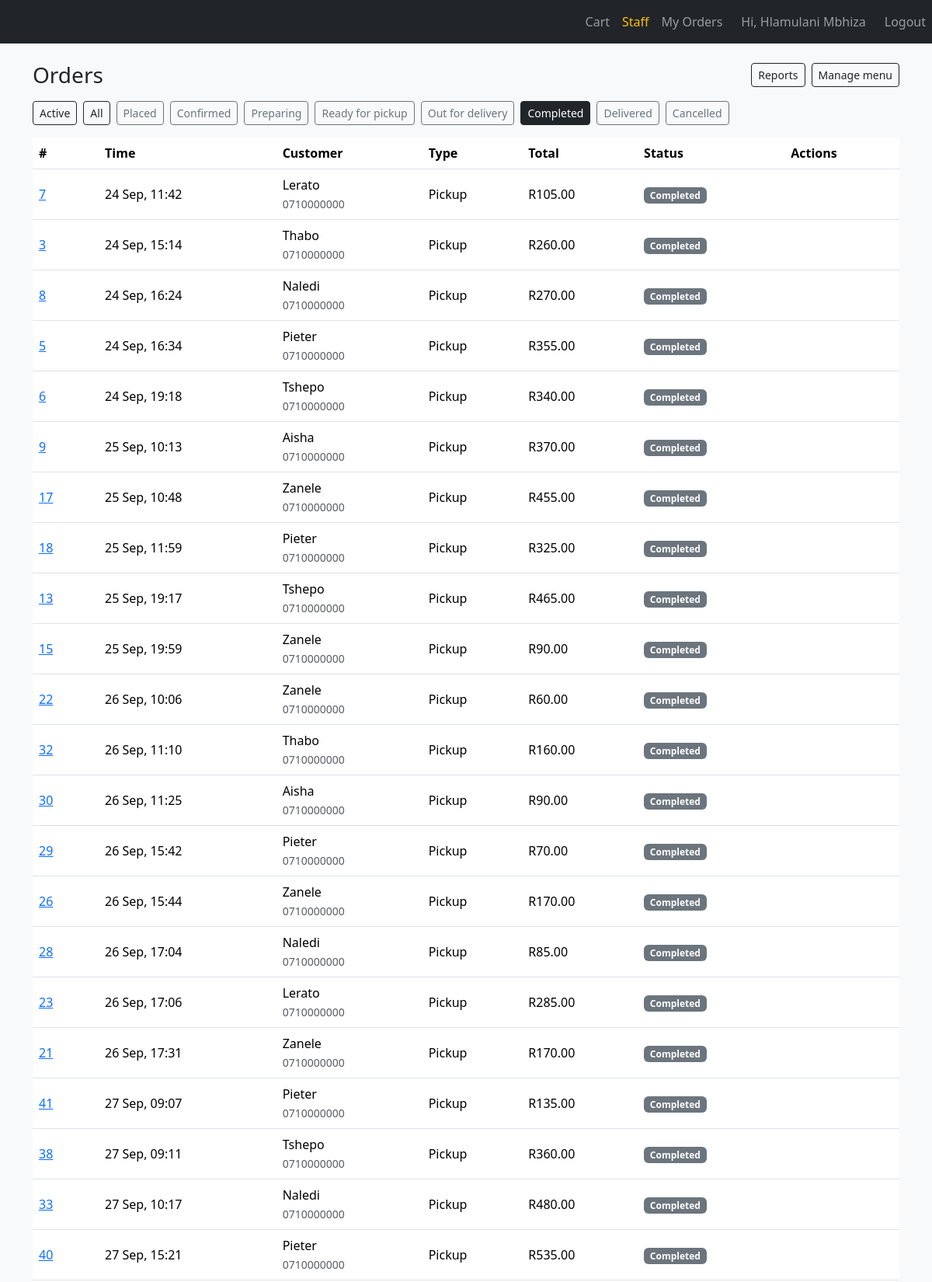
/admin/?status=Completed (signed in, upper part), run on the app's committed database.
### app/models.py (models this page shows, shortened)
class User(UserMixin, db.Model):
    id = db.Column(db.Integer, primary_key=True)
    name = db.Column(db.String(80), nullable=False)
    email = db.Column(db.String(120), unique=True, nullable=False)
    password_hash = db.Column(db.String(256), nullable=False)
    role = db.Column(db.String(20), default="customer")  # customer / staff / driver

class Order(db.Model):
    id = db.Column(db.Integer, primary_key=True)
    user_id = db.Column(db.Integer, db.ForeignKey("user.id"), nullable=False)
    order_type = db.Column(db.String(20), nullable=False)  # pickup / delivery
    status = db.Column(db.String(30), default="Placed")
    phone = db.Column(db.String(30), nullable=False)
    delivery_address = db.Column(db.String(255))
    delivery_fee = db.Column(db.Numeric(8, 2), default=0)
    total = db.Column(db.Numeric(10, 2), nullable=False)
    created_at = db.Column(
        db.DateTime, default=lambda: datetime.now(timezone.utc)
    )
    user = db.relationship("User", backref="orders")
    items = db.relationship(
        "OrderItem", backref="order", cascade="all, delete-orphan"
    )

### app/routes/admin.py (the view)
@admin_bp.route("/")
@staff_required
def orders():
    status = request.args.get("status", "active")
    query = Order.query
    if status == "active":
        query = query.filter(~Order.status.in_(FINAL))
    elif status != "all":
        query = query.filter_by(status=status)
    rows = [(o, next_status(o)) for o in query.order_by(Order.created_at.asc()).all()]
    all_statuses = ["Placed", "Confirmed", "Preparing", "Ready for pickup",
                    "Out for delivery", "Completed", "Delivered", "Cancelled"]
    drivers = User.query.filter_by(role="driver").order_by(User.name).all()
    return render_template(
        "admin_orders.html", rows=rows, current=status,
        all_statuses=all_statuses, drivers=drivers,
    )

### app/__init__.py (called while the page is built)
def create_app(config_class=Config):
    app = Flask(__name__)
    app.config.from_object(config_class)
    db.init_app(app)
    login_manager.init_app(app)
    csrf.init_app(app)
    from .routes.menu import menu_bp
    from .routes.auth import auth_bp
    from .routes.cart import cart_bp
    from .routes.admin import admin_bp
    from .routes.driver import driver_bp
    from .routes.reports import reports_bp
    app.register_blueprint(menu_bp)
    app.register_blueprint(auth_bp)
    app.register_blueprint(cart_bp)
    app.register_blueprint(admin_bp)
    app.register_blueprint(driver_bp)
    app.register_blueprint(reports_bp)
    @app.context_processor
    def inject_cart_count():
        return {"cart_count": sum(session.get("cart", {}).values())}
    with app.app_context():
        from . import models  # make sure all tables are registered
        db.create_all()
    return app

### app/models.py (called while the page is built)
@login_manager.user_loader
def load_user(user_id):
    return db.session.get(User, int(user_id))

### app/routes/admin.py (called while the page is built)
def staff_required(view):
    @wraps(view)
    def wrapped(*args, **kwargs):
        if current_user.role != "staff":
            abort(403)
        return view(*args, **kwargs)
    return login_required(wrapped)

def next_status(order):
    if order.status in FINAL:
        return None
    flow = FLOW[order.order_type]
    index = flow.index(order.status)
    return flow[index + 1] if index + 1 < len(flow) else None

### app/templates/admin_orders.html (shortened to what this page needs)
{% extends "base.html" %}
{% block content %}
<div class="d-flex justify-content-between align-items-center mb-3">
  <h1 class="h3 mb-0">Orders</h1>
  <div class="d-flex gap-2">
    <a href="{{ url_for('reports.index') }}" class="btn btn-outline-dark btn-sm">Reports</a>
    <a href="{{ url_for('admin.menu') }}" class="btn btn-outline-dark btn-sm">Manage menu</a>
  </div>
</div>
<div class="mb-3 d-flex flex-wrap gap-2">
  <a href="{{ url_for('admin.orders', status='active') }}"
     class="btn btn-sm {{ 'btn-dark' if current == 'active' else 'btn-outline-dark' }}">Active</a>
  <a href="{{ url_for('admin.orders', status='all') }}"
     class="btn btn-sm {{ 'btn-dark' if current == 'all' else 'btn-outline-dark' }}">All</a>
  {% for s in all_statuses %}
  <a href="{{ url_for('admin.orders', status=s) }}"
     class="btn btn-sm {{ 'btn-dark' if current == s else 'btn-outline-secondary' }}">{{ s }}</a>
  {% endfor %}
</div>
{% if rows %}
<div class="table-responsive">
<table class="table bg-white align-middle">
  <thead>
    <tr><th>#</th><th>Time</th><th>Customer</th><th>Type</th><th>Total</th><th>Status</th><th>Actions</th></tr>
  </thead>
  <tbody>
    {% for order, nxt in rows %}
    <tr>
      <td><a href="{{ url_for('cart.order_detail', order_id=order.id) }}">{{ order.id }}</a></td>
      <td>{{ order.created_at.strftime("%d %b, %H:%M") }}</td>
      <td>{{ order.user.name }}<br><small class="text-muted">{{ order.phone }}</small></td>
      <td class="text-capitalize">
        {{ order.order_type }}
      </td>
      <td>R{{ "%.2f"|format(order.total) }}</td>
      <td><span class="badge bg-secondary">{{ order.status }}</span></td>
      <td>
      </td>
    </tr>
    {% endfor %}
  </tbody>
</table>
</div>
{% else %}
<p>No orders here.</p>
{% endif %}
{% endblock %}

### app/templates/base.html (shortened to what this page needs)
<!doctype html>
<html lang="en">
<head>
  <link href="https://cdn.jsdelivr.net/npm/bootstrap@5.3.3/dist/css/bootstrap.min.css" rel="stylesheet">
</head>
<body class="bg-light">
  <nav class="navbar navbar-expand navbar-dark bg-dark">
      <div class="navbar-nav ms-auto">
        <a class="nav-link" href="{{ url_for('cart.view_cart') }}">
          Cart {% if cart_count %}<span class="badge bg-warning text-dark">{{ cart_count }}</span>{% endif %}
        </a>
        {% if current_user.is_authenticated %}
        {% if current_user.role == "staff" %}
          <a class="nav-link text-warning" href="{{ url_for('admin.orders') }}">Staff</a>
        {% endif %}
          <a class="nav-link" href="{{ url_for('cart.my_orders') }}">My Orders</a>
          <span class="navbar-text mx-3">Hi, {{ current_user.name }}</span>
          <a class="nav-link" href="{{ url_for('auth.logout') }}">Logout</a>
        {% else %}
          <a class="nav-link" href="{{ url_for('auth.login') }}">Login</a>
          <a class="nav-link" href="{{ url_for('auth.register') }}">Register</a>
        {% endif %}
      </div>
  </nav>
  <div class="container py-4">
    {% block content %}{% endblock %}
  </div>
</body>
</html>

### data on the page
User: name "Hlamulani Mbhiza"
Order: id "7", created_at "24 Sep, 11:42", user.name "Lerato", phone "0710000000", order_type "Pickup", total "105.00", status "Completed"
Order: id "3", created_at "24 Sep, 15:14", user.name "Thabo", phone "0710000000", order_type "Pickup", total "260.00", status "Completed"
Order: id "8", created_at "24 Sep, 16:24", user.name "Naledi", phone "0710000000", order_type "Pickup", total "270.00", status "Completed"
Order: id "5", created_at "24 Sep, 16:34", user.name "Pieter", phone "0710000000", order_type "Pickup", total "355.00", status "Completed"
Order: id "6", created_at "24 Sep, 19:18", user.name "Tshepo", phone "0710000000", order_type "Pickup", total "340.00", status "Completed"
Order: id "9", created_at "25 Sep, 10:13", user.name "Aisha", phone "0710000000", order_type "Pickup", total "370.00", status "Completed"
Order: id "17", created_at "25 Sep, 10:48", user.name "Zanele", phone "0710000000", order_type "Pickup", total "455.00", status "Completed"
Order: id "18", created_at "25 Sep, 11:59", user.name "Pieter", phone "0710000000", order_type "Pickup", total "325.00", status "Completed"
Order: id "13", created_at "25 Sep, 19:17", user.name "Tshepo", phone "0710000000", order_type "Pickup", total "465.00", status "Completed"
Order: id "15", created_at "25 Sep, 19:59", user.name "Zanele", phone "0710000000", order_type "Pickup", total "90.00", status "Completed"
Order: id "22", created_at "26 Sep, 10:06", user.name "Zanele", phone "0710000000", order_type "Pickup", total "60.00", status "Completed"
Order: id "32", created_at "26 Sep, 11:10", user.name "Thabo", phone "0710000000", order_type "Pickup", total "160.00", status "Completed"
Order: id "30", created_at "26 Sep, 11:25", user.name "Aisha", phone "0710000000", order_type "Pickup", total "90.00", status "Completed"
Order: id "29", created_at "26 Sep, 15:42", user.name "Pieter", phone "0710000000", order_type "Pickup", total "70.00", status "Completed"
Order: id "26", created_at "26 Sep, 15:44", user.name "Zanele", phone "0710000000", order_type "Pickup", total "170.00", status "Completed"
Order: id "28", created_at "26 Sep, 17:04", user.name "Naledi", phone "0710000000", order_type "Pickup", total "85.00", status "Completed"
Order: id "23", created_at "26 Sep, 17:06", user.name "Lerato", phone "0710000000", order_type "Pickup", total "285.00", status "Completed"
Order: id "21", created_at "26 Sep, 17:31", user.name "Zanele", phone "0710000000", order_type "Pickup", total "170.00", status "Completed"
Order: id "41", created_at "27 Sep, 09:07", user.name "Pieter", phone "0710000000", order_type "Pickup", total "135.00", status "Completed"
Order: id "38", created_at "27 Sep, 09:11", user.name "Tshepo", phone "0710000000", order_type "Pickup", total "360.00", status "Completed"
Order: id "33", created_at "27 Sep, 10:17", user.name "Naledi", phone "0710000000", order_type "Pickup", total "480.00", status "Completed"
Order: id "40", created_at "27 Sep, 15:21", user.name "Pieter", phone "0710000000", order_type "Pickup", total "535.00", status "Completed"

### other printed values
{{ s }} "Placed" "Confirmed" "Preparing" "Ready for pickup" "Out for delivery" "Completed" "Delivered" "Cancelled"
